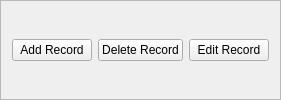
         <widget class="QFrame" name="frame">
          <property name="sizePolicy">
           <sizepolicy hsizetype="Preferred" vsizetype="Preferred">
            <horstretch>0</horstretch>
            <verstretch>1</verstretch>
           </sizepolicy>
          </property>
          <property name="frameShape">
           <enum>QFrame::StyledPanel</enum>
          </property>
          <property name="frameShadow">
           <enum>QFrame::Raised</enum>
          </property>
          <layout class="QHBoxLayout" name="horizontalLayout_4">
           <item>
            <widget class="QPushButton" name="pushButton">
             <property name="text">
              <string>Add Record</string>
             </property>
             <property name="icon">
              <iconset resource="resources/icons.qrc">
               <normaloff>:/file_open/icons/icons8-add-100.png</normaloff>:/file_open/icons/icons8-add-100.png</iconset>
             </property>
             <property name="iconSize">
              <size>
               <width>20</width>
               <height>20</height>
              </size>
             </property>
            </widget>
           </item>
           <item>
            <widget class="QPushButton" name="pushButton_3">
             <property name="text">
              <string>Delete Record</string>
             </property>
             <property name="icon">
              <iconset resource="resources/icons.qrc">
               <normaloff>:/file_open/icons/icons8-delete-100.png</normaloff>:/file_open/icons/icons8-delete-100.png</iconset>
             </property>
             <property name="iconSize">
              <size>
               <width>20</width>
               <height>20</height>
              </size>
             </property>
            </widget>
           </item>
           <item>
            <widget class="QPushButton" name="pushButton_2">
             <property name="text">
              <string>Edit Record</string>
             </property>
             <property name="icon">
              <iconset resource="resources/icons.qrc">
               <normaloff>:/file_open/icons/icons8-edit-100.png</normaloff>:/file_open/icons/icons8-edit-100.png</iconset>
             </property>
             <property name="iconSize">
              <size>
               <width>20</width>
               <height>20</height>
              </size>
             </property>
            </widget>
           </item>
          </layout>
         </widget>
